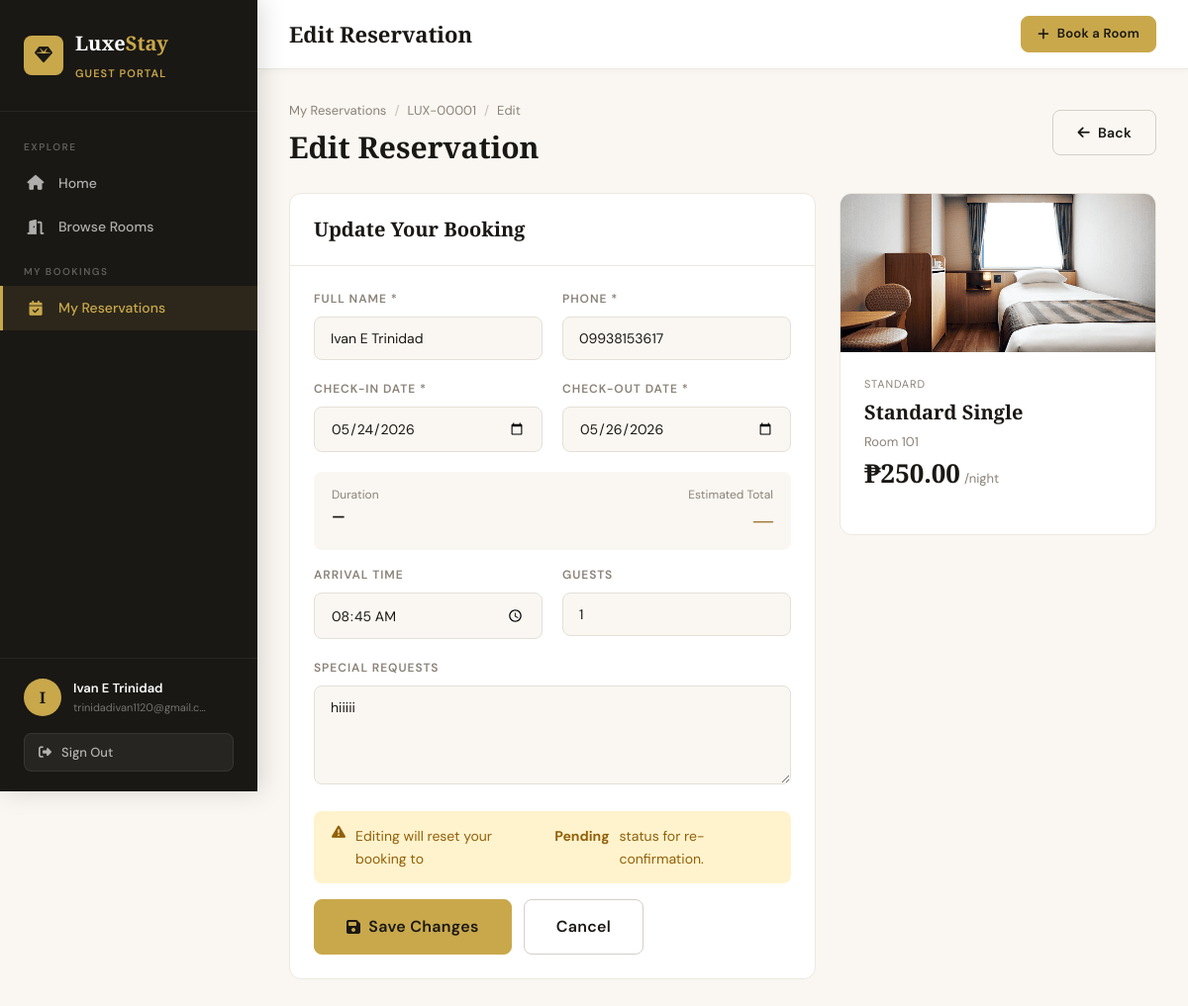
Screenshot of /customer/reservation/1/edit (signed in) with the database file from the repository.
### app/models/user.py (models this page shows, shortened)
class User(db.Model, UserMixin):
    __tablename__ = 'users'
    id = db.Column(db.Integer, primary_key=True)
    fullname = db.Column(db.String(150), nullable=False)
    email = db.Column(db.String(150), unique=True, nullable=False)
    password = db.Column(db.String(256), nullable=False)
    phone = db.Column(db.String(20), nullable=True)
    role = db.Column(db.String(20), nullable=False, default='customer')
    created_at = db.Column(db.DateTime, default=datetime.utcnow)
    reservations = db.relationship('Reservation', backref='customer', lazy=True)

### app/models/reservation.py (models this page shows, shortened)
class Reservation(db.Model):
    __tablename__ = 'reservations'
    id = db.Column(db.Integer, primary_key=True)
    user_id = db.Column(db.Integer, db.ForeignKey('users.id'), nullable=False)
    room_id = db.Column(db.Integer, db.ForeignKey('rooms.id'), nullable=False)
    fullname = db.Column(db.String(150), nullable=False)
    email = db.Column(db.String(150), nullable=False)
    phone = db.Column(db.String(20), nullable=False)
    check_in = db.Column(db.Date, nullable=False)
    check_out = db.Column(db.Date, nullable=False)
    arrival_time = db.Column(db.String(20), nullable=True)
    guests = db.Column(db.Integer, nullable=False, default=1)
    special_requests = db.Column(db.Text, nullable=True)
    status = db.Column(db.String(20), nullable=False, default='pending')  # pending, confirmed, cancelled
    created_at = db.Column(db.DateTime, default=datetime.utcnow)
    updated_at = db.Column(db.DateTime, default=datetime.utcnow, onupdate=datetime.utcnow)
    def booking_reference(self):
        return f'LUX-{self.id:05d}'

### app/models/room.py (models this page shows, shortened)
class Room(db.Model):
    __tablename__ = 'rooms'
    id = db.Column(db.Integer, primary_key=True)
    room_number = db.Column(db.String(20), unique=True, nullable=False)
    room_name = db.Column(db.String(100), nullable=False)
    room_type = db.Column(db.String(50), nullable=False)
    price = db.Column(db.Float, nullable=False)
    description = db.Column(db.Text, nullable=True)
    amenities = db.Column(db.Text, nullable=True)
    image = db.Column(db.String(256), nullable=True, default='default_room.jpg')
    availability = db.Column(db.Boolean, default=True)
    created_at = db.Column(db.DateTime, default=datetime.utcnow)
    reservations = db.relationship('Reservation', backref='room', lazy=True)

### app/routes/customer.py (the view, shortened to what this page needs)
@customer_bp.route('/reservation/<int:res_id>/edit', methods=['GET', 'POST'])
@login_required
def edit_reservation(res_id):
    res = Reservation.query.get_or_404(res_id)
    if res.user_id != current_user.id:
        flash('Access denied.', 'danger')
        return redirect(url_for('customer.my_reservations'))
    if res.status == 'cancelled':
        flash('Cannot edit a cancelled reservation.', 'danger')
        return redirect(url_for('customer.my_reservations'))
    return render_template('customer/edit_reservation.html', res=res)

### app/templates/customer/edit_reservation.html (shortened to what this page needs)
{% extends "customer/base_customer.html" %}
{% block page_title %}Edit Reservation{% endblock %}
{% block customer_content %}
<div class="page-header">
  <div class="page-header-left">
    <div class="breadcrumb">
      <a href="{{ url_for('customer.my_reservations') }}">My Reservations</a>
      <span class="sep">/</span>
      <a href="{{ url_for('customer.reservation_detail', res_id=res.id) }}">{{ res.booking_reference() }}</a>
      <span class="sep">/</span><span>Edit</span>
    </div>
    <h1>Edit Reservation</h1>
  </div>
  <a href="{{ url_for('customer.reservation_detail', res_id=res.id) }}" class="btn btn-outline"><i class="fas fa-arrow-left"></i> Back</a>
</div>
<div style="display:grid;grid-template-columns:1fr 320px;gap:24px;align-items:start;max-width:900px;">
  <div class="card">
    <div class="card-header"><div class="card-title">Update Your Booking</div></div>
    <div class="card-body">
      <form method="POST" action="{{ url_for('customer.edit_reservation', res_id=res.id) }}">
        <div class="form-row cols-2">
          <div class="form-group">
            <label>Full Name *</label>
            <input type="text" name="fullname" class="form-control" value="{{ res.fullname }}" required>
          </div>
          <div class="form-group">
            <label>Phone *</label>
            <input type="tel" name="phone" class="form-control" value="{{ res.phone }}" required>
          </div>
        </div>
        <div class="form-row cols-2">
          <div class="form-group">
            <label>Check-in Date *</label>
            <input type="date" name="check_in" id="check_in" class="form-control" value="{{ res.check_in.isoformat() }}" required>
          </div>
          <div class="form-group">
            <label>Check-out Date *</label>
            <input type="date" name="check_out" id="check_out" class="form-control" value="{{ res.check_out.isoformat() }}" required>
          </div>
        </div>
        <div style="background:var(--cream);border-radius:var(--radius-sm);padding:14px 18px;margin-bottom:16px;display:flex;justify-content:space-between;">
          <div><div style="font-size:12px;color:var(--stone);">Duration</div><div id="nightsDisplay" style="font-weight:700;">—</div></div>
          <div style="text-align:right;"><div style="font-size:12px;color:var(--stone);">Estimated Total</div><div id="totalDisplay" style="font-family:'Cormorant Garamond',serif;font-size:20px;font-weight:700;color:var(--gold-dark);">—</div></div>
        </div>
        <div class="form-row cols-2">
          <div class="form-group">
            <label>Arrival Time</label>
            <input type="time" name="arrival_time" class="form-control" value="{{ res.arrival_time or '' }}">
          </div>
          <div class="form-group">
            <label>Guests</label>
            <input type="number" name="guests" class="form-control" min="1" max="20" value="{{ res.guests }}">
          </div>
        </div>
        <div class="form-group">
          <label>Special Requests</label>
          <textarea name="special_requests" class="form-control">{{ res.special_requests or '' }}</textarea>
        </div>
        <div class="warn-box mb-16"><i class="fas fa-exclamation-triangle"></i> Editing will reset your booking to <strong>Pending</strong> status for re-confirmation.</div>
        <div class="d-flex gap-12">
          <button type="submit" class="btn btn-gold btn-lg"><i class="fas fa-save"></i> Save Changes</button>
          <a href="{{ url_for('customer.reservation_detail', res_id=res.id) }}" class="btn btn-outline btn-lg">Cancel</a>
        </div>
      </form>
    </div>
  </div>
  <div class="card" style="position:sticky;top:80px;">
    <div style="height:160px;overflow:hidden;">
      <img src="{{ url_for('static', filename='uploads/rooms/' + res.room.image) }}"
        alt="{{ res.room.room_name }}" style="width:100%;height:100%;object-fit:cover;"
        onerror="this.src='https://images.unsplash.com/photo-1631049307264-da0ec9d70304?w=400&q=80'">
    </div>
    <div class="card-body">
      <div style="font-size:11px;letter-spacing:.08em;text-transform:uppercase;color:var(--stone);margin-bottom:4px;">{{ res.room.room_type }}</div>
      <div style="font-family:'Cormorant Garamond',serif;font-size:20px;font-weight:600;margin-bottom:4px;">{{ res.room.room_name }}</div>
      <div style="font-size:13px;color:var(--stone);">Room {{ res.room.room_number }}</div>
      <div class="room-card-price mt-12">
        <span class="room-price-amount">₱{{ "%.2f"|format(res.room.price) }}</span>
        <span class="room-price-per">/night</span>
      </div>
    </div>
  </div>
</div>
{% endblock %}

### app/templates/customer/base_customer.html (shortened to what this page needs)
{% extends "base.html" %}
{% block content %}
<div class="app-layout">
  <aside class="sidebar" id="sidebar">
    <div class="sidebar-header">
      <div class="sidebar-logo">
        <div class="logo-icon"><i class="fas fa-gem"></i></div>
        <div>
          <div class="logo-name">Luxe<span>Stay</span></div>
          <div class="sidebar-role">Guest Portal</div>
        </div>
      </div>
    </div>
    <nav class="sidebar-nav">
      <div class="nav-section">
        <div class="nav-section-label">Explore</div>
        <a href="{{ url_for('customer.dashboard') }}" class="nav-link {% if request.endpoint == 'customer.dashboard' %}active{% endif %}">
          <i class="fas fa-home"></i> Home
        </a>
        <a href="{{ url_for('customer.browse_rooms') }}" class="nav-link {% if request.endpoint in ['customer.browse_rooms','customer.room_detail'] %}active{% endif %}">
          <i class="fas fa-door-open"></i> Browse Rooms
        </a>
      </div>
      <div class="nav-section">
        <div class="nav-section-label">My Bookings</div>
        <a href="{{ url_for('customer.my_reservations') }}" class="nav-link {% if 'reservation' in request.endpoint and request.endpoint != 'customer.dashboard' %}active{% endif %}">
          <i class="fas fa-calendar-check"></i> My Reservations
        </a>
      </div>
    </nav>
    <div class="sidebar-footer">
      <div class="sidebar-user">
        <div class="sidebar-avatar">{{ current_user.fullname[0] }}</div>
        <div class="sidebar-user-info">
          <div class="name">{{ current_user.fullname }}</div>
          <div class="email">{{ current_user.email }}</div>
        </div>
      </div>
      <form action="{{ url_for('auth.logout') }}" method="GET">
        <button type="submit" class="btn-logout"><i class="fas fa-sign-out-alt"></i> Sign Out</button>
      </form>
    </div>
  </aside>
  <div class="main-content">
    <header class="topbar">
      <div class="d-flex align-center gap-12">
        <div class="topbar-title">{% block page_title %}Dashboard{% endblock %}</div>
      </div>
      <div class="topbar-actions">
        <a href="{{ url_for('customer.browse_rooms') }}" class="btn btn-gold btn-sm"><i class="fas fa-plus"></i> Book a Room</a>
      </div>
    </header>
    <div class="page-content">
      {% block customer_content %}{% endblock %}
    </div>
  </div>
</div>
{% endblock %}

### rows the page displays
User: fullname "I", fullname "Ivan E Trinidad", email "trinidadivan1120@gmail.c…"
Reservation: booking_reference "LUX-00001", fullname "Ivan E Trinidad", phone "09938153617", check_in "05/24/2026", check_out "05/26/2026", arrival_time "08:45", guests "1", special_requests "hiiiii"
Room: image (picture), room.room_type "STANDARD", room.room_name "Standard Single", room.room_number "101", room.price "250.00"
